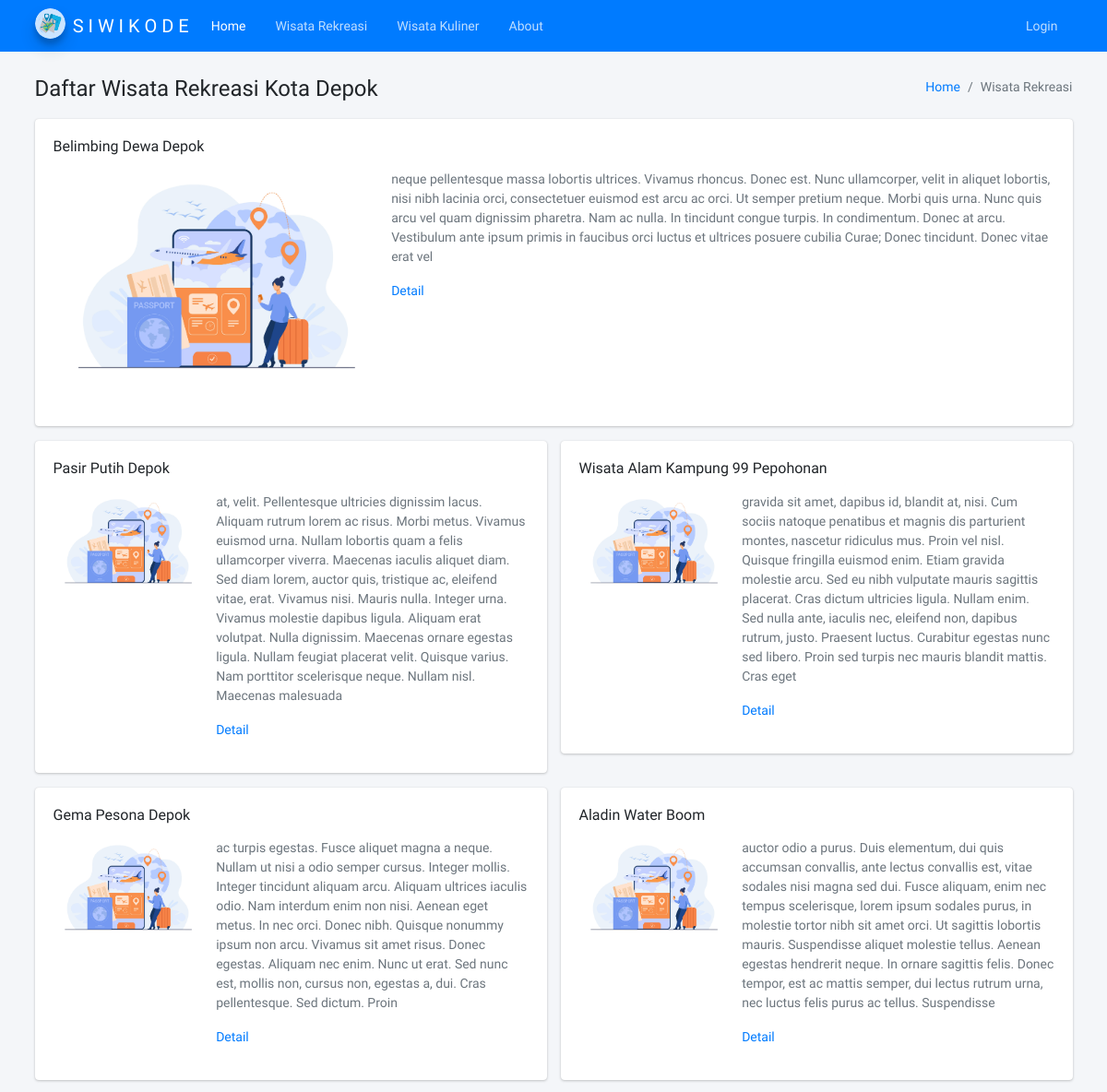
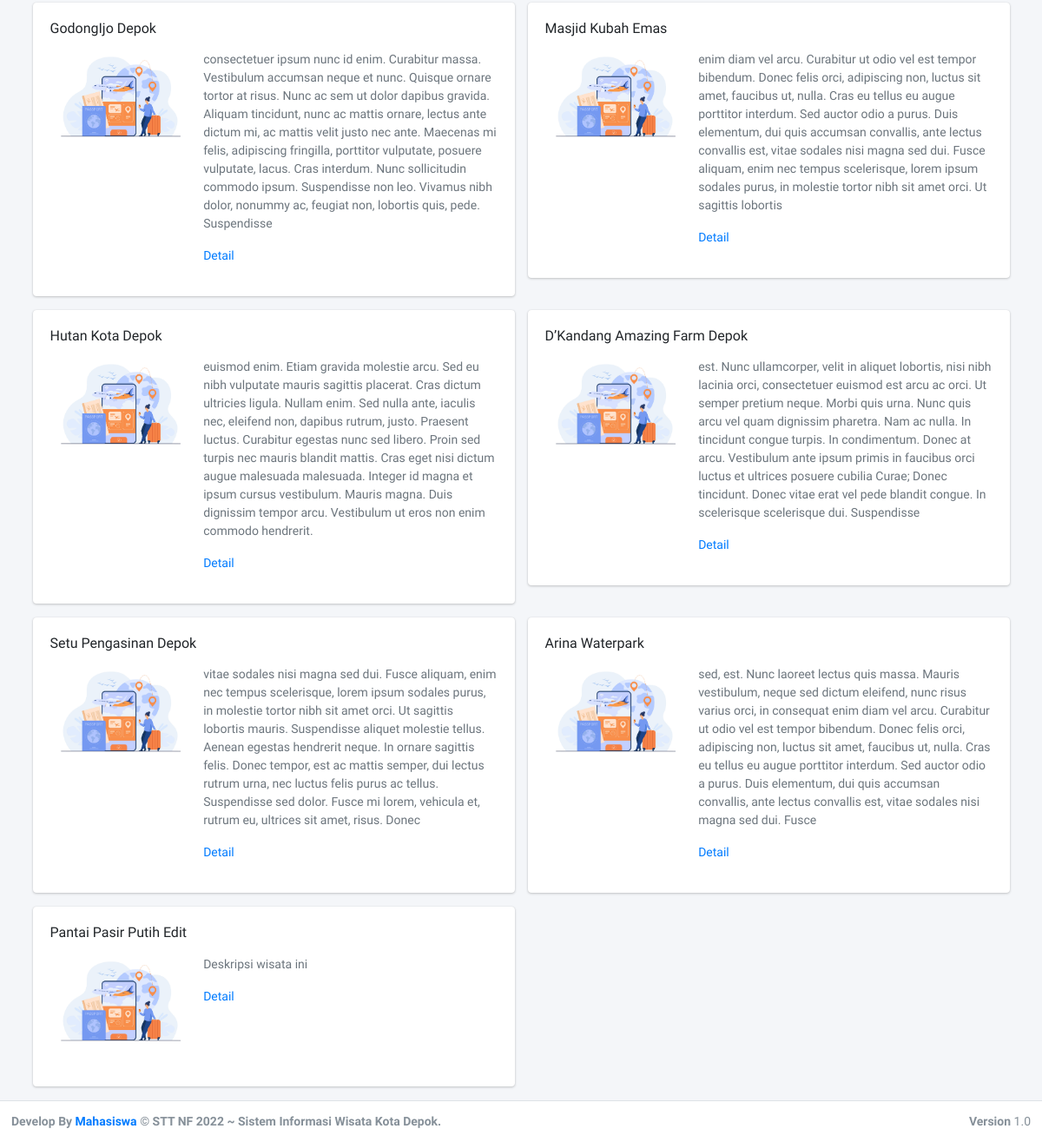
/index.php/wisata/rekreasi, run on the app's committed database (2 pictures, top to bottom).
### tables this page shows
CREATE TABLE `wisata` (
  `id` int(11) NOT NULL,
  `nama` varchar(100) DEFAULT NULL,
  `deskripsi` text DEFAULT NULL,
  `jenis_wisata_id` int(11) DEFAULT NULL,
  `fasilitas` text DEFAULT NULL,
  `bintang` smallint(6) DEFAULT NULL,
  `kontak` varchar(45) DEFAULT NULL,
  `alamat` varchar(45) DEFAULT NULL,
  `latlong` varchar(50) DEFAULT NULL,
  `email` varchar(45) DEFAULT NULL,
  `web` varchar(45) DEFAULT NULL,
  `jenis_kuliner_id` int(11) DEFAULT NULL
);

### application/controllers/wisata.php (called while the page is built, shortened)
<?php
class Wisata extends CI_Controller
{
	function __construct()
	{
		$this->load->model('user_model');
		$this->load->model('profesi_model');
		$this->load->model('wisata_model');
		$this->load->model('testimoni_model');
		$this->load->model('gallery_wisata_model');
	}
	public function rekreasi()
	{
		$data['wisata'] = 'Wisata Rekreasi';
		$data['getOne'] = $this->wisata_model->randRekreasi(1)->row();
		$data['data'] = $this->wisata_model->getAllRekreasiNotInId($data['getOne']->id);
		$this->load->view("layout/header");
		$this->load->view("wisata", $data);
		$this->load->view("layout/footer");
	}
}

### index.php (called while the page is built, shortened)
<?php
require_once BASEPATH.'core/CodeIgniter.php';

### application/models/Wisata_model.php (called while the page is built, shortened)
<?php
class Wisata_model extends CI_Model
{
    public function randRekreasi($limit)
    {
        $sql = 'SELECT * FROM wisata WHERE bintang = 5 AND jenis_wisata_id IS NOT NULL ORDER BY RAND() LIMIT ?';
        $query = $this->db->query($sql, array($limit));
        return $query;
    }
    public function getAllRekreasiNotInId($id)
    {
        $sql = 'SELECT * FROM wisata WHERE jenis_wisata_id IS NOT NULL AND id != ?';
        $query = $this->db->query($sql, array($id));
        return $query;
    }
}

### application/models/Gallery_wisata_model.php (called while the page is built, shortened)
<?php
class Gallery_wisata_model extends CI_Model
{
    public function randWisataLimit($id, $limit)
    {
        $sql = 'SELECT * FROM gallery_wisata WHERE wisata_id = ? ORDER BY RAND() LIMIT ?';
        $query = $this->db->query($sql, array($id, $limit));
        return $query;
    }
}

### application/views/wisata.php (the view)
<div class="content-wrapper">
  <div class="content-header">
    <div class="container">
      <div class="row mb-2 mt-4">
        <div class="col-sm-6">
          <h1>Daftar <?php echo $wisata; ?> Kota Depok</h1>
        </div>
        <div class="col-sm-6">
          <ol class="breadcrumb float-sm-right">
            <li class="breadcrumb-item"><a href="index.html">Home</a></li>
            <li class="breadcrumb-item active"><?php echo $wisata; ?></li>
          </ol>
        </div>
      </div>
    </div>
  </div>
  <div class="content">
    <div class="container">
      <div class="row">
        <div class="col-md-12">
          <div class="card">
            <div class="card-body">
              <h5 class="card-title"><?php echo $getOne->nama; ?></h5>
              <p class="card-text">
              <div class="row">
                <div class="col-md-4">
                <?php
                    $galleryWisata = $this->gallery_wisata_model->randWisataLimit($getOne->id, 1)->row();
                    if (isset($galleryWisata)) {
                      if ($galleryWisata->foto_wisata != NULL) {
                        $fotoPath = 'assets/upload/wisata/' . $galleryWisata->foto_wisata;
                        $foto = (file_exists($fotoPath)) ? $fotoPath : 'assets/dist/img/wisata.jpg';
                      } else {
                        $foto = 'assets/dist/img/wisata.jpg';
                      }
                      $foto_rand = $foto;
                    } else {
                      $foto_rand = 'assets/dist/img/wisata.jpg';
                    }
                    ?>
                    <img src="<?= base_url().$foto_rand; ?>" class="img-fluid mb-2 rounded" alt="Gambar" />
                </div>
                <div class="col-md-8">
                  <p class="text-secondary">
                    <?php echo $getOne->deskripsi; ?>
                  </p>
                  <a href="<?php echo base_url(); ?>wisata/detail/<?php echo ($getOne->id); ?>" class="card-link">Detail</a>
                </div>
              </div>
              </p>
            </div>
          </div>
        </div>
      </div>
      <div class="row">
        <?php foreach ($data->result() as $i) { ?>
          <div class="col-md-6">
            <div class="card">
              <div class="card-body">
                <h5 class="card-title"><?php echo ($i->nama); ?></h5>
                <p class="card-text">
                <div class="row">
                  <div class="col-md-4">
                  <?php
                    $galleryWisata = $this->gallery_wisata_model->randWisataLimit($i->id, 1)->row();
                    if (isset($galleryWisata)) {
                      if ($galleryWisata->foto_wisata != NULL) {
                        $fotoPath = 'assets/upload/wisata/' . $galleryWisata->foto_wisata;
                        $foto = (file_exists($fotoPath)) ? $fotoPath : 'assets/dist/img/wisata.jpg';
                      } else {
                        $foto = 'assets/dist/img/wisata.jpg';
                      }
                      $foto_rand = $foto;
                    } else {
                      $foto_rand = 'assets/dist/img/wisata.jpg';
                    }
                    ?>
                    <img src="<?= base_url().$foto_rand; ?>" class="img-fluid mb-2 rounded" alt="Gambar" />
                  </div>
                  <div class="col-md-8">
                    <p class="text-secondary">
                      <?php echo ($i->deskripsi); ?>
                    </p>
                    <a href="<?php echo base_url(); ?>wisata/detail/<?php echo ($i->id); ?>" class="card-link">Detail</a>
                  </div>
                </div>
                </p>
              </div>
            </div>
          </div>
        <?php } ?>
      </div>
    </div>
  </div>
</div>

### data on the page
wisata: nama "Belimbing Dewa Depok", deskripsi "neque pellentesque massa lobortis ultrices. Vivamus rhoncus. Donec est. Nunc ullamcorper, velit in aliquet lobortis, nisi nibh lacinia orci, consectetuer euismod est arcu ac orci. Ut semper pretium neque. Morbi quis urna. Nunc quis arcu vel quam dignissim pharetra. Nam ac nulla. In tincidunt congue turpis. In condimentum. Donec at arcu. Vestibulum ante ipsum primis in faucibus orci luctus et ultrices posuere cubilia Curae; Donec tincidunt. Donec vitae erat vel"
wisata: nama "Pasir Putih Depok", deskripsi "at, velit. Pellentesque ultricies dignissim lacus. Aliquam rutrum lorem ac risus. Morbi metus. Vivamus euismod urna. Nullam lobortis quam a felis ullamcorper viverra. Maecenas iaculis aliquet diam. Sed diam lorem, auctor quis, tristique ac, eleifend vitae, erat. Vivamus nisi. Mauris nulla. Integer urna. Vivamus molestie dapibus ligula. Aliquam erat volutpat. Nulla dignissim. Maecenas ornare egestas ligula. Nullam feugiat placerat velit. Quisque varius. Nam porttitor scelerisque neque. Nullam nisl. Maecenas malesuada"
wisata: nama "Wisata Alam Kampung 99 Pepohonan", deskripsi "gravida sit amet, dapibus id, blandit at, nisi. Cum sociis natoque penatibus et magnis dis parturient montes, nascetur ridiculus mus. Proin vel nisl. Quisque fringilla euismod enim. Etiam gravida molestie arcu. Sed eu nibh vulputate mauris sagittis placerat. Cras dictum ultricies ligula. Nullam enim. Sed nulla ante, iaculis nec, eleifend non, dapibus rutrum, justo. Praesent luctus. Curabitur egestas nunc sed libero. Proin sed turpis nec mauris blandit mattis. Cras eget"
wisata: nama "Gema Pesona Depok", deskripsi "ac turpis egestas. Fusce aliquet magna a neque. Nullam ut nisi a odio semper cursus. Integer mollis. Integer tincidunt aliquam arcu. Aliquam ultrices iaculis odio. Nam interdum enim non nisi. Aenean eget metus. In nec orci. Donec nibh. Quisque nonummy ipsum non arcu. Vivamus sit amet risus. Donec egestas. Aliquam nec enim. Nunc ut erat. Sed nunc est, mollis non, cursus non, egestas a, dui. Cras pellentesque. Sed dictum. Proin"
wisata: nama "Aladin Water Boom", deskripsi "auctor odio a purus. Duis elementum, dui quis accumsan convallis, ante lectus convallis est, vitae sodales nisi magna sed dui. Fusce aliquam, enim nec tempus scelerisque, lorem ipsum sodales purus, in molestie tortor nibh sit amet orci. Ut sagittis lobortis mauris. Suspendisse aliquet molestie tellus. Aenean egestas hendrerit neque. In ornare sagittis felis. Donec tempor, est ac mattis semper, dui lectus rutrum urna, nec luctus felis purus ac tellus. Suspendisse"
wisata: nama "GodongIjo Depok", deskripsi "consectetuer ipsum nunc id enim. Curabitur massa. Vestibulum accumsan neque et nunc. Quisque ornare tortor at risus. Nunc ac sem ut dolor dapibus gravida. Aliquam tincidunt, nunc ac mattis ornare, lectus ante dictum mi, ac mattis velit justo nec ante. Maecenas mi felis, adipiscing fringilla, porttitor vulputate, posuere vulputate, lacus. Cras interdum. Nunc sollicitudin commodo ipsum. Suspendisse non leo. Vivamus nibh dolor, nonummy ac, feugiat non, lobortis quis, pede. Suspendisse"
wisata: nama "Masjid Kubah Emas", deskripsi "enim diam vel arcu. Curabitur ut odio vel est tempor bibendum. Donec felis orci, adipiscing non, luctus sit amet, faucibus ut, nulla. Cras eu tellus eu augue porttitor interdum. Sed auctor odio a purus. Duis elementum, dui quis accumsan convallis, ante lectus convallis est, vitae sodales nisi magna sed dui. Fusce aliquam, enim nec tempus scelerisque, lorem ipsum sodales purus, in molestie tortor nibh sit amet orci. Ut sagittis lobortis"
wisata: nama "Hutan Kota Depok", deskripsi "euismod enim. Etiam gravida molestie arcu. Sed eu nibh vulputate mauris sagittis placerat. Cras dictum ultricies ligula. Nullam enim. Sed nulla ante, iaculis nec, eleifend non, dapibus rutrum, justo. Praesent luctus. Curabitur egestas nunc sed libero. Proin sed turpis nec mauris blandit mattis. Cras eget nisi dictum augue malesuada malesuada. Integer id magna et ipsum cursus vestibulum. Mauris magna. Duis dignissim tempor arcu. Vestibulum ut eros non enim commodo hendrerit."
wisata: nama "D’Kandang Amazing Farm Depok", deskripsi "est. Nunc ullamcorper, velit in aliquet lobortis, nisi nibh lacinia orci, consectetuer euismod est arcu ac orci. Ut semper pretium neque. Morbi quis urna. Nunc quis arcu vel quam dignissim pharetra. Nam ac nulla. In tincidunt congue turpis. In condimentum. Donec at arcu. Vestibulum ante ipsum primis in faucibus orci luctus et ultrices posuere cubilia Curae; Donec tincidunt. Donec vitae erat vel pede blandit congue. In scelerisque scelerisque dui. Suspendisse"
wisata: nama "Setu Pengasinan Depok", deskripsi "vitae sodales nisi magna sed dui. Fusce aliquam, enim nec tempus scelerisque, lorem ipsum sodales purus, in molestie tortor nibh sit amet orci. Ut sagittis lobortis mauris. Suspendisse aliquet molestie tellus. Aenean egestas hendrerit neque. In ornare sagittis felis. Donec tempor, est ac mattis semper, dui lectus rutrum urna, nec luctus felis purus ac tellus. Suspendisse sed dolor. Fusce mi lorem, vehicula et, rutrum eu, ultrices sit amet, risus. Donec"
wisata: nama "Arina Waterpark", deskripsi "sed, est. Nunc laoreet lectus quis massa. Mauris vestibulum, neque sed dictum eleifend, nunc risus varius orci, in consequat enim diam vel arcu. Curabitur ut odio vel est tempor bibendum. Donec felis orci, adipiscing non, luctus sit amet, faucibus ut, nulla. Cras eu tellus eu augue porttitor interdum. Sed auctor odio a purus. Duis elementum, dui quis accumsan convallis, ante lectus convallis est, vitae sodales nisi magna sed dui. Fusce"
wisata: nama "Pantai Pasir Putih Edit", deskripsi "Deskripsi wisata ini"

### other printed values
$wisata "Wisata Rekreasi"
